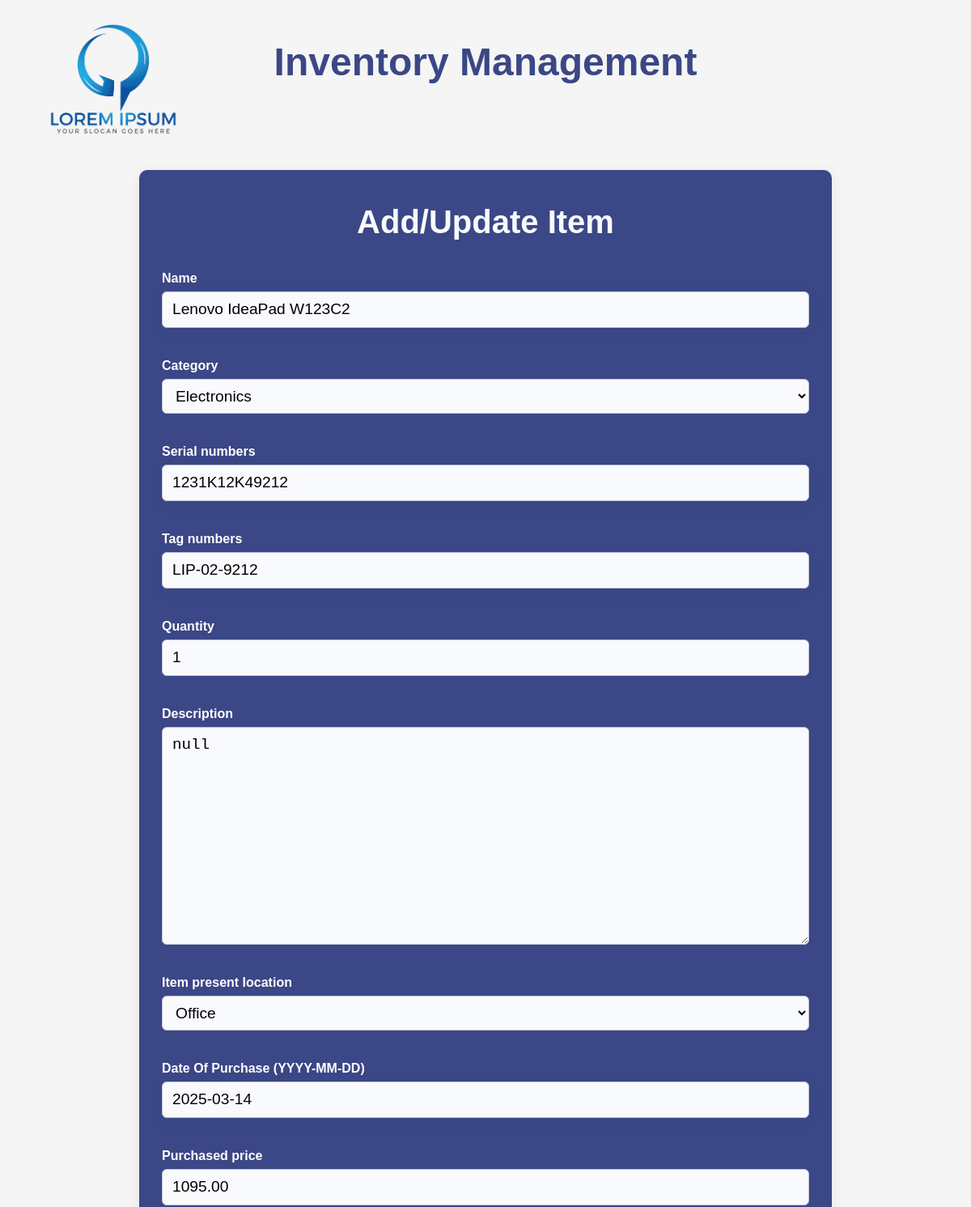
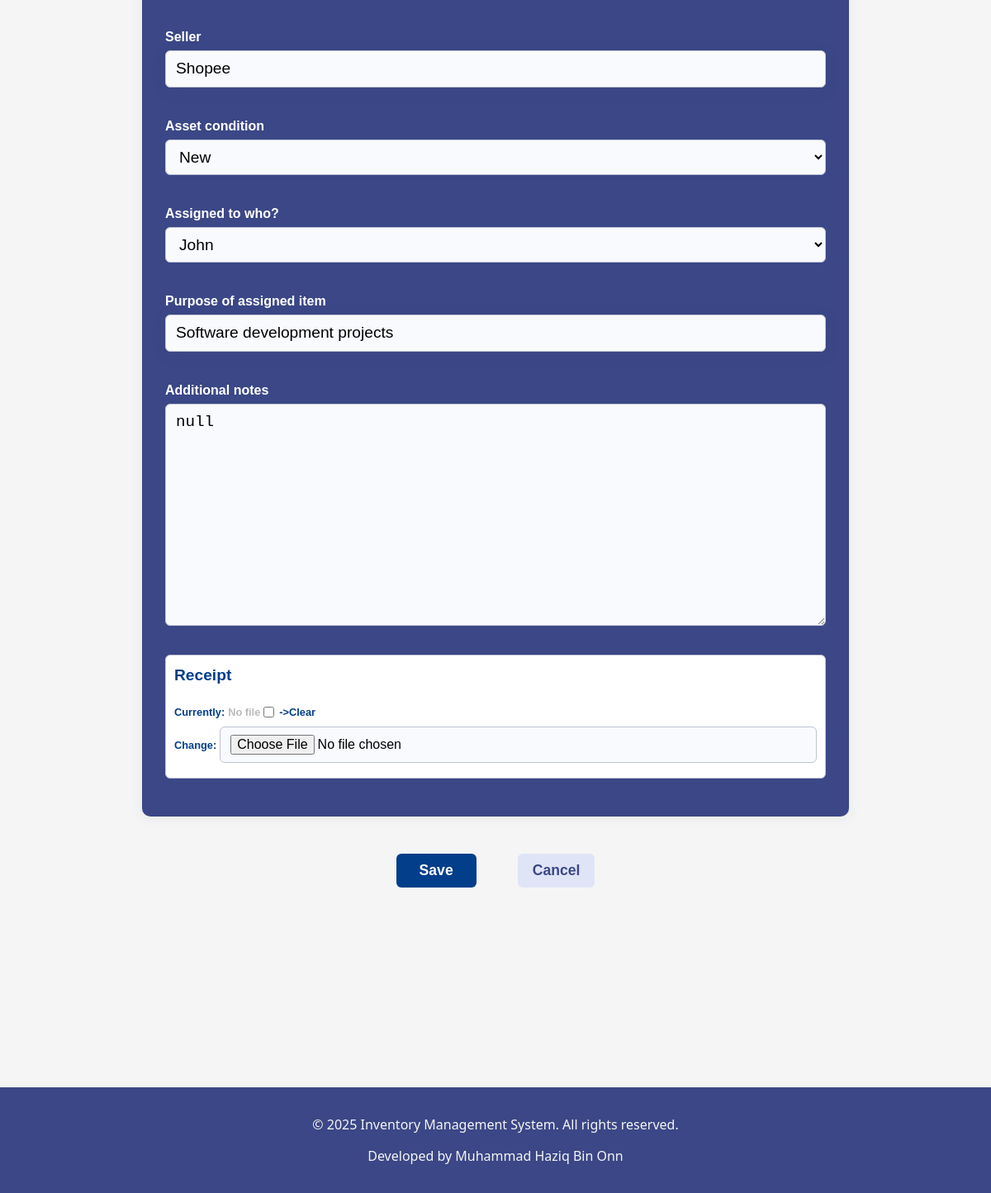
Screenshot of /inventory/3/edit/ with the database file from the repository (2 pictures, top to bottom).
### Inventory/models.py (models this page shows, shortened)
class Inventory(models.Model):
    name = models.CharField(max_length=255, default="null")
    category = models.CharField(max_length=255, choices=CATEGORY_CHOICES, default='other')
    ser_number = models.CharField(verbose_name='Serial numbers', default="null", max_length=255)
    tag_number = models.CharField(verbose_name='Tag numbers', default="null", max_length=255)
    quantity = models.IntegerField(verbose_name='Quantity', default=1)
    description = models.TextField(verbose_name="Description", max_length=800, default="null")
    location = models.CharField(verbose_name='Item present location', max_length=255, choices=LOCATION_CHOICES, default='other')
    d_o_p = models.DateField(verbose_name='Date Of Purchase (YYYY-MM-DD)', null=True, blank=True)
    purchase = models.DecimalField(verbose_name='Purchased price', null=True, blank=True, max_digits=10, decimal_places=2)
    vendor = models.CharField(verbose_name='Seller', default="null", max_length=255)
    receipt = models.ImageField(verbose_name='Receipt', upload_to='receipts/', null=True, blank=True)
    condition = models.CharField(verbose_name='Asset condition', max_length=50, choices=CONDITION_CHOICES, default='good')
    assigned_to = models.CharField(verbose_name='Assigned to who?', max_length=255, choices=ASSIGNED_TO_CHOICES, default='other')
    intended_usage = models.CharField(verbose_name='Purpose of assigned item', default="null", max_length=255)
    additional_notes = models.TextField(verbose_name='Additional notes', default="null", max_length=800)

### Inventory/views.py (the view)
# urls.py: path('inventory/<int:pk>/edit/', views.InventoryUpdateView.as_view(), name='inventory-edit'),
class InventoryUpdateView (UpdateView):
    model = Inventory
    template_name = "inventory/inventory_form.html"
    fields = ['name', 'category', 'ser_number', 'tag_number', 'quantity', 'description', 'location', 'd_o_p', 'purchase', 'vendor', 'receipt', 'condition', 'assigned_to', 'intended_usage', 'additional_notes']
    success_url = reverse_lazy("home")

### Inventory/Templates/inventory/inventory_form.html (shortened to what this page needs)
{% extends "inventory/base.html" %}
{% block content %}
    <div class="add-item">
        <h1>Add/Update Item</h1>
        <form method="post" enctype="multipart/form-data">
            {% for field in form %}
                {% if field.name != 'receipt' %}
                    <div class="form-group">
                        <label for="{{ field.id_for_label }}">{{ field.label }}</label>
                        {{ field }}
                    </div>
                {% endif %}
            {% endfor %}
            <div class="receipt-group">
                <label for="id_receipt">Receipt</label>
                <div class="receipt-inline-row">
                    <span>Currently:</span>
                    {% if form.instance.receipt and form.instance.receipt.name %}
                        <a href="{{ form.instance.receipt.url }}" target="_blank">
                            {{ form.instance.receipt.name|cut:"receipts/" }}
                        </a>
                    {% else %}
                        <span style="color:#bbb;">No file</span>
                    {% endif %}
                    <input type="checkbox" name="receipt-clear" id="receipt-clear_id">
                    <label for="receipt-clear_id">->Clear</label>
                </div>
                <div class="receipt-inline-row">
                    <span>Change:</span>
                    <input type="file" name="receipt" accept="image/*" id="id_receipt">
                </div>
            </div>
    </div>
    <div class="save-cancel">
        <button type="submit">Save</button>
        <a href="{% url 'home' %}">Cancel</a>
    </div>
{% endblock %}

### Inventory/Static/inventory/styles.css (style rules this page uses)
html body { background-color: whitesmoke; height: 100%; padding: 0; margin: 0; }
input[type="text"] { width: 100%; padding: 10px 12px; margin: 125px 0 16px 0; box-sizing: border-box; border: 1.5px solid #bfc4d4; border-radius: 6px; font-size: 1rem; background: #f9fafe; transition: border-color 0.2s; box-shadow: 0 4px 16px rgba(59, 71, 134, 0.15); }
.add-item { display: flex-wrap; align-items: center; max-width: 800px; width: 100%; margin: 120px auto 0 auto; padding: 32px 28px; background: #3b4786; border-radius: 10px; box-shadow: 0 2px 16px rgba(60, 72, 100, 0.08); }
.add-item h1 { text-align: center; margin: 10px auto; color: #f8fafd; font-size: 2.5rem; font-weight: 700; font-family: Verdana, Geneva, Tahoma, sans-serif; }
.form-group { display: flex; flex-direction: column; align-items: stretch; margin-bottom: 14px; margin-top: 35px; ; width: 100%; }
.form-group label { margin-bottom: 4px; font-weight: 600; font-size: 1rem; color: #fff; text-align: left; font-family: Verdana, Geneva, Tahoma, sans-serif; line-height: 1.5; padding: 0; }
.form-group input, .form-group textarea, .form-group select { width: 100%; padding: 9px 12px; border: 1.5px solid #bfc4d4; border-radius: 6px; font-size: 1.2rem; background: #f9fafe; transition: border-color 0.2s; box-sizing: border-box; line-height: 1.3; margin: 0; }
.receipt-group { display: flex; flex-direction: column; align-items: stretch; margin-bottom: 14px; margin-top: 35px; max-width: 778px; width: 100%; border: 1.5px solid #bfc4d4; padding: 10px 10px; background-color: white; border-radius: 6px; }
.receipt-group label { margin-bottom: 4px; font-weight: 600; font-size: 1.2rem; color: #023e8a; text-align: left; font-family: Verdana, Geneva, Tahoma, sans-serif; line-height: 1.5; padding: 0; margin-bottom: 20px; }
.receipt-inline-row { display: flex; align-items: center; gap: 4px; margin-bottom: 8px; }
.receipt-inline-row span, .receipt-inline-row label { font-family: Verdana, Geneva, Tahoma, sans-serif; font-size: 0.8rem; color: #023e8a; font-weight: 600; margin: 0; }
.receipt-inline-row input[type="checkbox"] { accent-color: #b30000; margin: 0 2px 0 0; }
.receipt-group input[type="file"] { width: 100%; padding: 9px 12px; border: 1.5px solid #bfc4d4; border-radius: 6px; font-size: 1rem; background: #f9fafe; transition: border-color 0.2s; box-sizing: border-box; line-height: 1.3; margin: 0; }
.save-cancel { display: flex; justify-content: center; align-items: center; gap: 50px; margin-top: 45px; width: 100%; }
.save-cancel button[type="submit"] { display: inline-block; background-color: #023e8a; color: #fff; padding: 10px 28px; border: none; border-radius: 6px; font-size: 1.1rem; font-weight: 600; cursor: pointer; transition: background 0.2s; }
.save-cancel a { display: inline-block; background: #e0e4f7; color: #3b4786; text-decoration: none; font-weight: 600; font-size: 1.1rem; padding: 10px 18px; border-radius: 6px; transition: background 0.2s, color 0.2s; font-family: Verdana, Geneva, Tahoma, sans-serif; }

### rows the page displays
Inventory: form "Lenovo IdeaPad W123C2" "Electronics" "1231K12K49212" "LIP-02-9212" "1" "null" "Office" "2025-03-14" "1095.00" "Shopee" "New" "John" "Software development projects" "null"

### other values shown
{{ field.label }} "Name" "Category" "Serial numbers" "Tag numbers" "Quantity" "Description" "Item present location" "Date Of Purchase (YYYY-MM-DD)" "Purchased price" "Seller" "Asset condition" "Assigned to who?" "Purpose of assigned item" "Additional notes"
